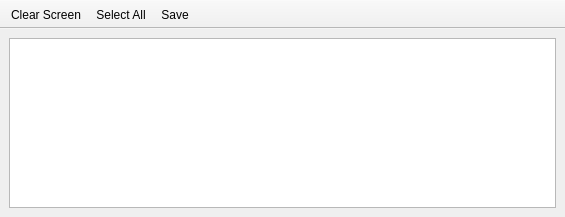
<?xml version="1.0" encoding="UTF-8"?>
<ui version="4.0">
 <class>console_view</class>
 <widget class="QMainWindow" name="console_view">
  <property name="geometry">
   <rect>
    <x>0</x>
    <y>0</y>
    <width>565</width>
    <height>217</height>
   </rect>
  </property>
  <property name="windowTitle">
   <string>MainWindow</string>
  </property>
  <widget class="QWidget" name="console">
   <layout class="QVBoxLayout" name="verticalLayout">
    <item>
     <widget class="QPlainTextEdit" name="m_echo_pt">
      <property name="readOnly">
       <bool>true</bool>
      </property>
     </widget>
    </item>
   </layout>
  </widget>
  <widget class="QToolBar" name="toolBar">
   <property name="windowTitle">
    <string>toolBar</string>
   </property>
   <property name="movable">
    <bool>false</bool>
   </property>
   <property name="iconSize">
    <size>
     <width>16</width>
     <height>16</height>
    </size>
   </property>
   <attribute name="toolBarArea">
    <enum>TopToolBarArea</enum>
   </attribute>
   <attribute name="toolBarBreak">
    <bool>false</bool>
   </attribute>
   <addaction name="actionClear_Screen"/>
   <addaction name="actionSelect_All"/>
   <addaction name="actionSave"/>
  </widget>
  <action name="actionClear_Screen">
   <property name="icon">
    <iconset resource="../scanview_icons.qrc">
     <normaloff>:/toolbars/icons/toolbars/clear_screen.png</normaloff>:/toolbars/icons/toolbars/clear_screen.png</iconset>
   </property>
   <property name="text">
    <string>Clear Screen</string>
   </property>
   <property name="toolTip">
    <string>Clear the console screen</string>
   </property>
  </action>
  <action name="actionSelect_All">
   <property name="icon">
    <iconset resource="../scanview_icons.qrc">
     <normaloff>:/toolbars/icons/toolbars/select_all.png</normaloff>:/toolbars/icons/toolbars/select_all.png</iconset>
   </property>
   <property name="text">
    <string>Select All</string>
   </property>
   <property name="toolTip">
    <string>Select all of the text</string>
   </property>
  </action>
  <action name="actionSave">
   <property name="icon">
    <iconset resource="../scanview_icons.qrc">
     <normaloff>:/toolbars/icons/toolbars/save.png</normaloff>:/toolbars/icons/toolbars/save.png</iconset>
   </property>
   <property name="text">
    <string>Save</string>
   </property>
   <property name="toolTip">
    <string>Save console output to text file</string>
   </property>
  </action>
 </widget>
 <resources>
  <include location="../scanview_icons.qrc"/>
 </resources>
 <connections/>
</ui>
